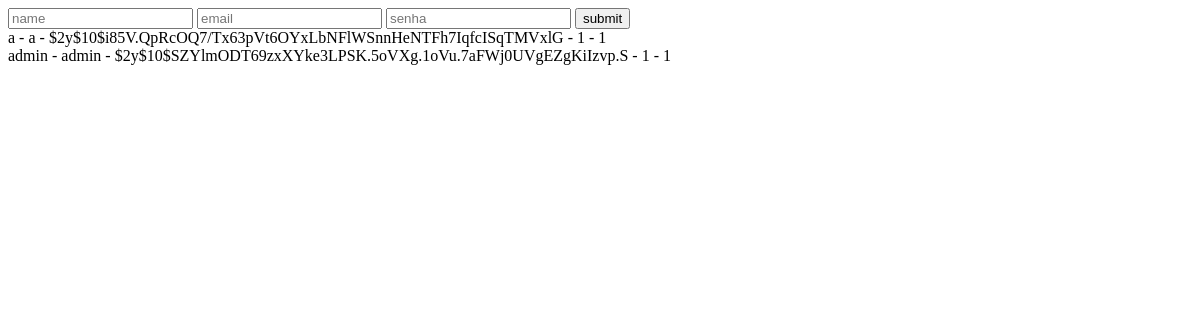
Before: /tamplate.php with the older database file.
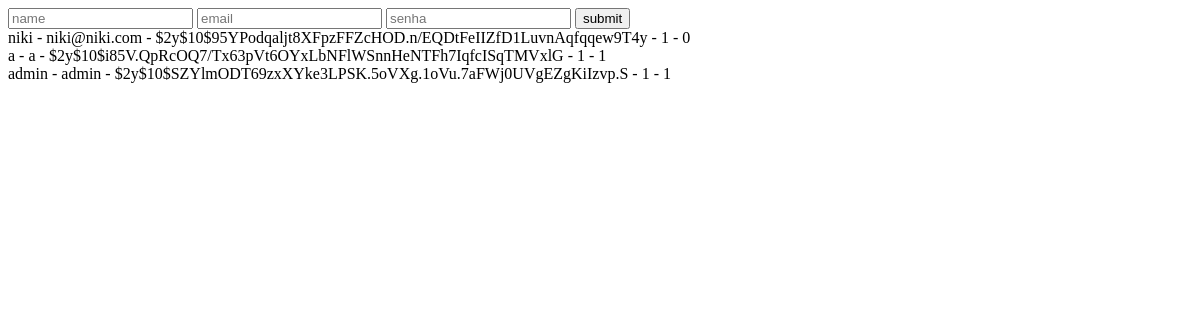
After: the same page with the newer database file.
### tables this page shows
CREATE TABLE usuarios (
    id      INTEGER       PRIMARY KEY AUTOINCREMENT,
    nome    VARCHAR (50)  NOT NULL,
    email   INTEGER (50)  NOT NULL,
    senha   VARCHAR (300) NOT NULL,
    ativo   INTEGER       NOT NULL,
    isAdmin INTEGER       NOT NULL,
    delet   VARCHAR (10) 
);

### tamplate.php (the view, shortened to what this page needs)
<?php
include_once "model/db.php";
?>
<!DOCTYPE html>
<html lang="en">
<head>
</head>
<body>
  <form action="" method="post">
    <input type="text" name="name" placeholder="name">
    <input type="text" name="email" placeholder="email">
    <input type="text" name="senha" placeholder="senha">
    <input type="submit" name="submit" value="submit">
  </form>
  <?php
    $selectUsuarios = "SELECT * FROM usuarios order by id desc";
    $result = $db->query($selectUsuarios);
    while ($row = $result -> fetchArray()){
        echo "{$row['nome']} - {$row['email']} - {$row['senha']} - {$row['ativo']} - {$row['isAdmin']} <br>";
    }
  ?>
</body>
</html>

Changed rows visible on the page:
added usuarios: nome "niki", email "niki@niki.com", senha "$2y$10$95YPodqaljt8XFpzFFZcHOD.n/EQDtFeIIZfD1LuvnAqfqqew9T4y", ativo "1", isAdmin "0"
